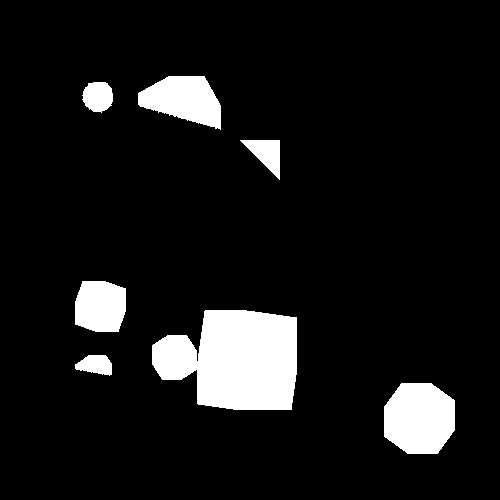
#> input picture chamfer_distance/binary_image.png, 500 x 500 px
$ jupyter execute chamfer_distance.ipynb
#> lines starting #> are read from the running program, lines starting #| are printed output that depends on the picture; after the words box and inside, x2 and y2 are one past the last pixel; in counts of white or black regions, pixels touching at a corner belong together
# Utils.
- The following modules are provided to help students develop their solutions more easily. You do not need to make any changes to this section.

[cell 1]
import numpy as np
import cv2
import matplotlib.pyplot as plt
import random

def get_binary_image_array(image_path, threshold=0.5):
    """
    Convert an image to a binary NumPy array.

    Args:
        image_path (str): Path to the input image.
        threshold (float): Threshold for binarization (0 to 1 for normalized pixel values).

    Returns:
        numpy.ndarray: Binary image as a NumPy array.
    """
#> called with image_path = 'binary_image.png', threshold = 0.5
    image = plt.imread(image_path)
#> image is the input picture: shape (500, 500, 4) float32; mean R, G, B, A 0.0906, 0.0906, 0.0906, 1

    # If the image has an alpha channel (RGBA), ignore it
    if image.shape[-1] == 4:  # Check if it's RGBA
        image = image[:, :, :3]  # Use only RGB channels
#> image: shape (500, 500, 3) float32; values 0 (black) and 1 (white), 9.1% white; 7 white regions, largest, box (x1, y1, x2, y2) and area: (152, 310, 297, 410) 11083, (384, 383, 455, 454) 4205, (138, 76, 221, 130) 2956

    # Convert to grayscale by averaging RGB channels
    grayscale = np.mean(image, axis=2)

    # Convert to binary by applying a threshold
    binary_image = (grayscale > threshold).astype(np.uint8)

    return binary_image


def generate_triangle_edge_template():
    """Generate a binary triangle edge template with diagonal, top row, and right column."""
    h, w = 40, 40  # Height and width of the triangle template
    template = np.zeros((h, w), dtype=np.uint8)  # Start with a black image

    # Set the diagonal pixels
    for i in range(h):
        template[i, i] = 1

    # Set the top row pixels
    template[0, :] = 1

    # Set the right column pixels
    template[:, -1] = 1

    return template

def overlay_template_edges_on_feature(scene, template, match_position):
    """
    Overlay the edges of the template (pixel=1) in red on the feature image.

    Args:
        scene (numpy.ndarray): Binary scene image (grayscale).
        template (numpy.ndarray): Binary template image.
        match_position (tuple): (y, x) position of the best match in the scene.

    Returns:
        numpy.ndarray: RGB feature image with the template edges overlayed in red.
    """
    # Normalize the scene to be in range [0, 255] if necessary
    scene = (scene > 0).astype(np.uint8) * 255  # Ensure binary values are scaled to 255

    # Convert the scene to RGB
    overlay_map = np.stack([scene, scene, scene], axis=-1)  # Grayscale to RGB

    # Extract match position and template dimensions
    y, x = match_position
    th, tw = template.shape

    # Overlay only the edges (pixels with value = 1) of the template in red
    template_edges = (template == 1)  # Binary mask of the edges
    overlay_map[y:y+th, x:x+tw, 0][template_edges] = 255  # Set red channel for edge pixels
    overlay_map[y:y+th, x:x+tw, 1][template_edges] = 0    # Green channel remains 0
    overlay_map[y:y+th, x:x+tw, 2][template_edges] = 0    # Blue channel remains 0

    return overlay_map

# Q4-1 Distance Transform

Implement the module that computes the distance transform using the [Manhattan distance](https://www.datacamp.com/tutorial/manhattan-distance).
You can implement the algorithm in a dynamic programming manner. Implement the forward pass and the backward pass.

HINT : Check the ```ComputerVision-04-Edges&Binary%20Images-1.pdf```, p42 - p45.

```bash
Args:
    binary_image (numpy.ndarray): Binary input image (0 for background, 1 for foreground).
Returns:
    numpy.ndarray: Distance map where each pixel contains the Manhattan distance to the nearest foreground pixel.
```

[cell 2]
def distance_transform_manhattan(image_features):

    h, w = image_features.shape
    dist_map = np.full((h, w), np.inf)
    dist_map[image_features == 1] = 0

    ############ANSWER###################
    # Forward pass

    for i in range(h):
        for j in range(w):
            if i > 0:
                dist_map[i, j] = min(dist_map[i, j], dist_map[i - 1, j] + 1)
            if j > 0:
                dist_map[i, j] = min(dist_map[i, j], dist_map[i, j - 1] + 1)

    # Backward pass

    for i in range(h - 1, -1, -1):
        for j in range(w - 1, -1, -1):
            if i < h - 1:
                dist_map[i, j] = min(dist_map[i, j], dist_map[i + 1, j] + 1)
            if j < w - 1:
                dist_map[i, j] = min(dist_map[i, j], dist_map[i, j + 1] + 1)

    ############ANSWER###################

    return dist_map

[cell 3]
# Q4-1 answer block # - NO NEED TO CHANGE THIS PART, Run the cell to show the output.
image_features = np.array([
    [0, 0, 0, 1],
    [0, 0, 1, 0],
    [0, 1, 0, 0],
    [1, 0, 0, 0]
], dtype=np.uint8)


# Compute distance maps
dist_map_features = distance_transform_manhattan(image_features)

print("Distance Map for Image Features:")
print(dist_map_features)

# Q4-2 Chamfer distance matching & Visualization

Using the module ```distance_transform_manhattan``` from Q4-1, implement the chamfer matching algorithm given ```scene(binary image feature)``` and ```template(edge feature)```.

```Chamfer_matching``` should find the template feature in the scene image. By Sliding the template over the scene, compute the chamfer distance using distance transform map. Also, find the best match position based on the generated chamfer map.

```bash
Args:
    scene (numpy.ndarray): Binary scene image.
    template (numpy.ndarray): Binary template image.

Returns:
    Best match position coordinates and Chamfer distance map.

    - best_match_position (tuple): (y, x) position of the best match in the scene.
    - chamfer_map (numpy.ndarray) : Binary chamfer map image
```

HINT : Check the ```ComputerVision-04-Edges&Binary%20Images-1.pdf```, p39-.

[cell 4]
# Chamfer distance matching
def chamfer_matching(scene, template):

    #convert the pixel value 0,255 -> 0,1
    scene = (scene > 0).astype(np.uint8)
    # Compute the distance transform of the scene
    dist_transform = distance_transform_manhattan(scene)

    ############ANSWER###################

    th, tw = template.shape
    H, W = scene.shape

    # Coordinates
    ys, xs = np.nonzero(template)

    out_h, out_w = H - th + 1, W - tw + 1
    chamfer_map = np.zeros((out_h, out_w))

    # Slide the template over the scene; chamfer distance is the distance-transform.
    # Value, under the templates edge pixels
    for y in range(out_h):
        for x in range(out_w):
            chamfer_map[y, x] = dist_transform[ys + y, xs + x].mean()

    # Best match = position with the smallest chamfer distance
    best_match_position = np.unravel_index(np.argmin(chamfer_map), chamfer_map.shape)

    ############ANSWER###################

    # Normalize Chamfer map for better visualization
    chamfer_map = (chamfer_map - np.min(chamfer_map)) / (np.max(chamfer_map) - np.min(chamfer_map))

    return best_match_position, chamfer_map

[cell 5]
# Q4-2 answer block # - NO NEED TO CHANGE THIS PART, Run the cell to show the output.


"""
The following code provides an example of visualization using the modules from the utils.
You may modify the visualization method as needed,
provided that the results remain consistent with the illustration shown above.
"""

# Load the binary scene image
scene=get_binary_image_array('binary_image.png')
# Detect the edge from the image
scene = cv2.Canny(scene, 0,1)
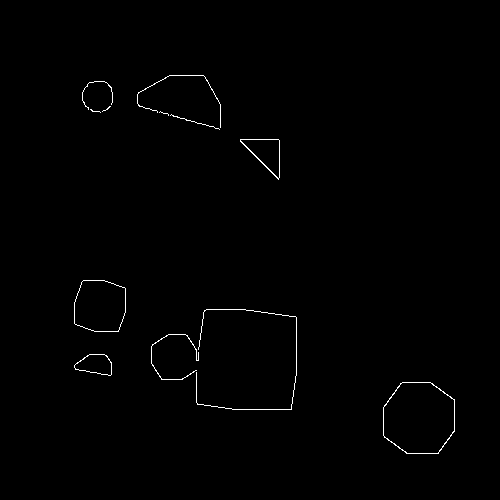
#> scene: shape (500, 500); 0.6% white in thin lines or dots, all inside (x1, y1, x2, y2) = (74, 75, 455, 454)
# Generate the triangle template
template = generate_triangle_edge_template()

# Perform Chamfer matching
best_match_position, chamfer_map = chamfer_matching(scene, template)
#> after the loop in distance_transform_manhattan (call 2), `for i in range(h):`:
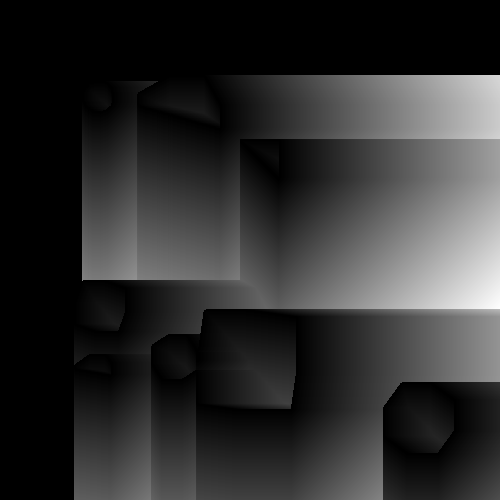
#> dist_map: shape (500, 500) float64; 28.49% of the values are NaN or infinite; the others: min 0, max 350, mean 91.29; drawn with min black, max white, NaN and infinite black
#> after the loop in distance_transform_manhattan (call 2), `for i in range(h - 1, -1, -1):`:
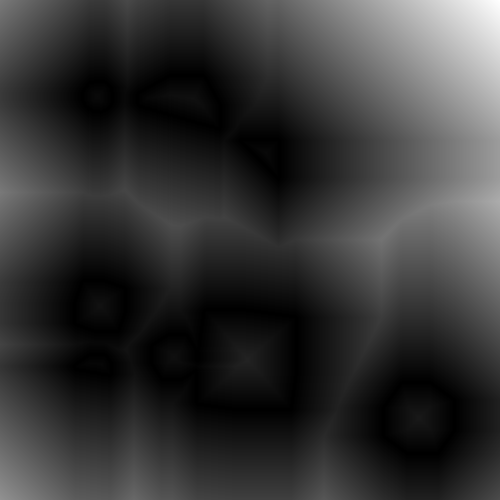
#> dist_map: shape (500, 500) float64; min 0, max 360, mean 76.2; drawn with min black and max white
#> in chamfer_matching, `ys, xs = np.nonzero(template)`: ys = 117 values from 0 to 39; xs = 117 values, max 39 at index 39, min 0 at index 0, mean 26
#> in chamfer_matching, `ys, xs = np.nonzero(template)`:
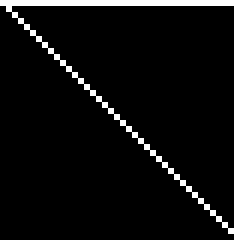
#> template: shape (40, 40) (shown 6 times larger); values 0 (black) and 1 (white), 7.3% white in thin lines or dots
#> after the loop in chamfer_matching, `for y in range(out_h):`:
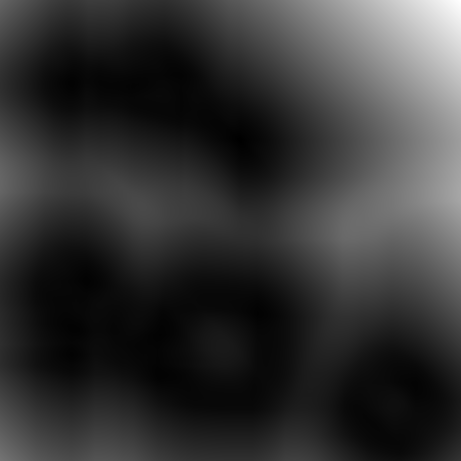
#> chamfer_map: shape (461, 461) float64; min 0.333, max 334, mean 68.8; drawn with min black and max white
#> in chamfer_matching, `best_match_position = np.unravel_index(np.argmin(chamfer_map), chamfer..`: best_match_position = (139, 239)
#> best_match_position = (139, 239)

# Overlay the edges of the template on the feature image
overlayed_feature_image = overlay_template_edges_on_feature(scene, template, best_match_position)
#> in overlay_template_edges_on_feature, `y, x = match_position`: y = 139; x = 239
#> in overlay_template_edges_on_feature, `overlay_map[y:y+th, x:x+tw, 0][template_edges] = 255`: overlay_map: shape (500, 500, 3); mean of channels 0, 1, 2 1.6, 1.5, 1.5
#> in overlay_template_edges_on_feature, `overlay_map[y:y+th, x:x+tw, 1][template_edges] = 0`: overlay_map: shape (500, 500, 3); mean of channels 0, 1, 2 1.6, 1.5, 1.5
#> in overlay_template_edges_on_feature, `overlay_map[y:y+th, x:x+tw, 2][template_edges] = 0`: overlay_map: shape (500, 500, 3); mean of channels 0, 1, 2 1.6, 1.5, 1.5

# Visualization
plt.figure(figsize=(20, 8))

# Feature Image
plt.subplot(1, 4, 1)
plt.title("Feature Image")
plt.imshow(scene, cmap="gray")
plt.axis("off")

# Template
plt.subplot(1, 4, 2)
plt.title("Triangle Edge Template")
plt.imshow(template, cmap="gray")

# Chamfer Distance Map
plt.subplot(1, 4, 3)
plt.title("Chamfer Distance Map")
plt.imshow(chamfer_map, cmap="gray")
plt.colorbar()
plt.axis("off")

# Feature Image with Edge Overlay
plt.subplot(1, 4, 4)
plt.title("Template Edge Overlay on Feature Image")
plt.imshow(overlayed_feature_image)
plt.axis("off")

plt.tight_layout()
plt.show()
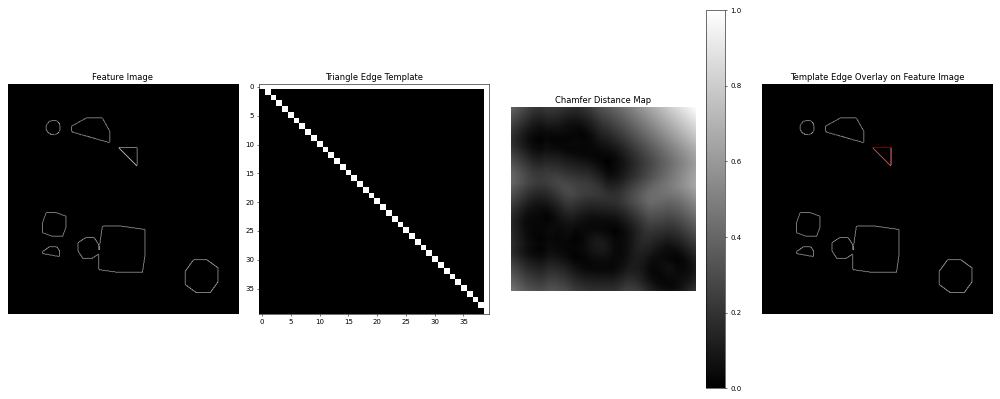
#> figure drawn by matplotlib, 5 panels
